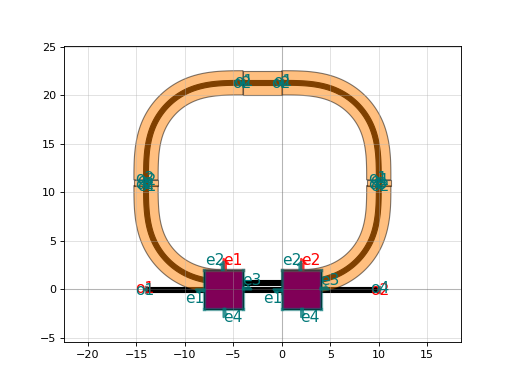

Write the Python code that produced this figure.
import gdsfactory as gf

c = gf.components.ring_single_heater(gap=0.2, radius=10.0, length_x=4.0, length_y=0.6, port_orientation=90, via_stack_offset=(0, 0))
c.plot()
